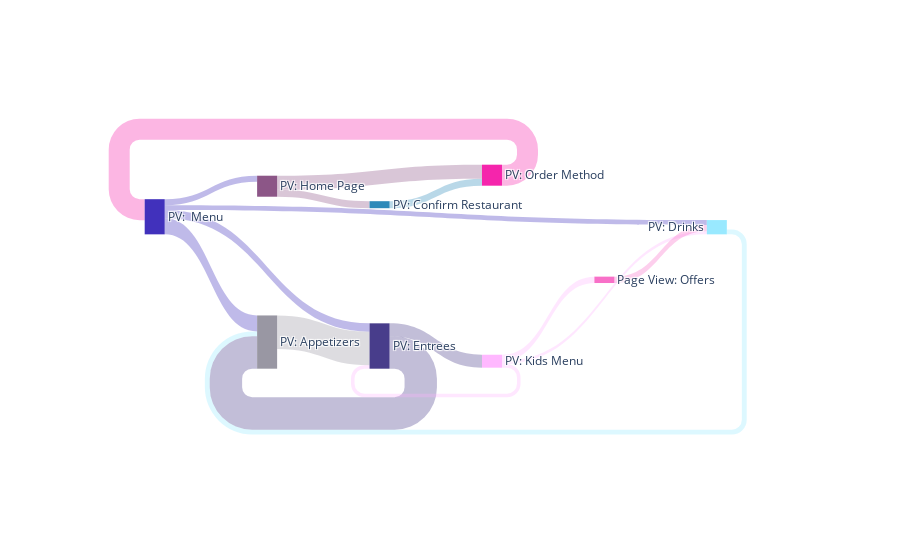

Here is the notebook cell this chart was saved with:
### Code cell
ga4_user_pathing.display_sankey(df_sankey, df_index, count_field=COUNT_FIELD, link_opacity=.3)

### Figure 1 — Plotly figure (JSON) as saved in the notebook; plotly's stock layout.template omitted (floating-point values rounded to 4 significant figures)
{"data": [{"arrangement": "freeform", "link": {"color": ["rgba(45, 27, 181, 0.3)", "rgba(45, 27, 181, 0.3)", "rgba(45, 27, 181, 0.3)", "rgba(45, 27, 181, 0.3)", "rgba(142, 140, 153, 0.3)", "rgba(25, 126, 178, 0.3)", "rgba(142, 231, 255, 0.3)", "rgba(53, 41, 127, 0.3)", "rgba(53, 41, 127, 0.3)", "rgba(128, 68, 123, 0.3)", "rgba(128, 68, 123, 0.3)", "rgba(255, 177, 255, 0.3)", "rgba(255, 177, 255, 0.3)", "rgba(255, 177, 255, 0.3)", "rgba(244, 14, 164, 0.3)", "rgba(248, 97, 195, 0.3)"], "source": [2, 2, 2, 2, 0, 7, 5, 1, 1, 3, 3, 6, 6, 6, 4, 8], "target": [0, 5, 1, 3, 1, 4, 0, 0, 6, 7, 4, 5, 1, 8, 2, 5], "value": [1048, 319, 546, 391, 2194, 458, 319, 2123, 850, 458, 918, 199, 233, 418, 1376, 418]}, "node": {"color": ["rgba(142, 140, 153, 0.9)", "rgba(53, 41, 127, 0.9)", "rgba(45, 27, 181, 0.9)", "rgba(128, 68, 123, 0.9)", "rgba(244, 14, 164, 0.9)", "rgba(142, 231, 255, 0.9)", "rgba(255, 177, 255, 0.9)", "rgba(25, 126, 178, 0.9)", "rgba(248, 97, 195, 0.9)"], "label": ["PV: Appetizers", "PV: Entrees", "PV:  Menu", "PV: Home Page", "PV: Order Method", "PV: Drinks", "PV: Kids Menu", "PV: Confirm Restaurant", "Page View: Offers"], "line": {"color": "gray", "width": 0}, "pad": 30, "thickness": 20}, "type": "sankey", "valueformat": ".0f"}], "layout": {}}
